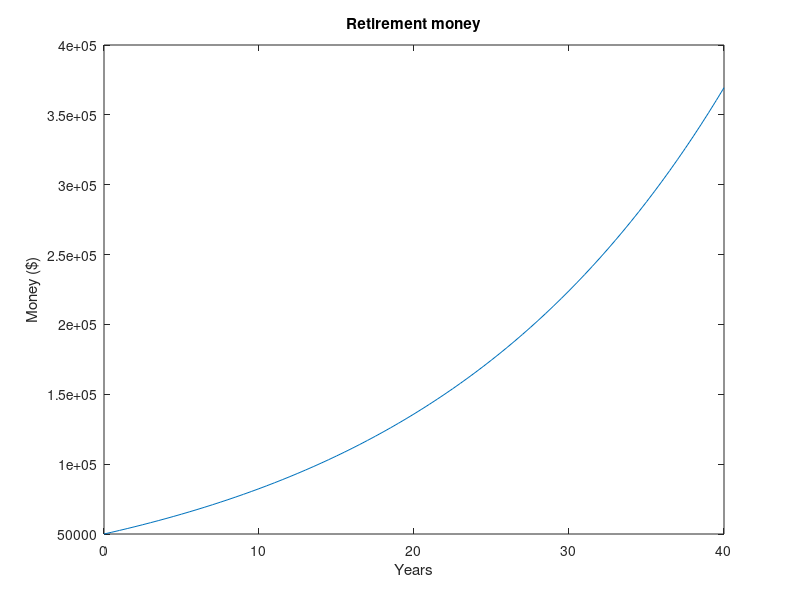

This chart was generated by the following MATLAB code:
% Name: Logan Kramer
% Date: 2/19/20
clc;
clear all;
close all;

x=0:0.5:40;  % make array from 0 to 40
y=50000 * exp(0.05.*x); %calculate money 
plot(x,y); %plot
%add labels
xlabel('Years');
ylabel('Money ($)');
title('Retirement money');
